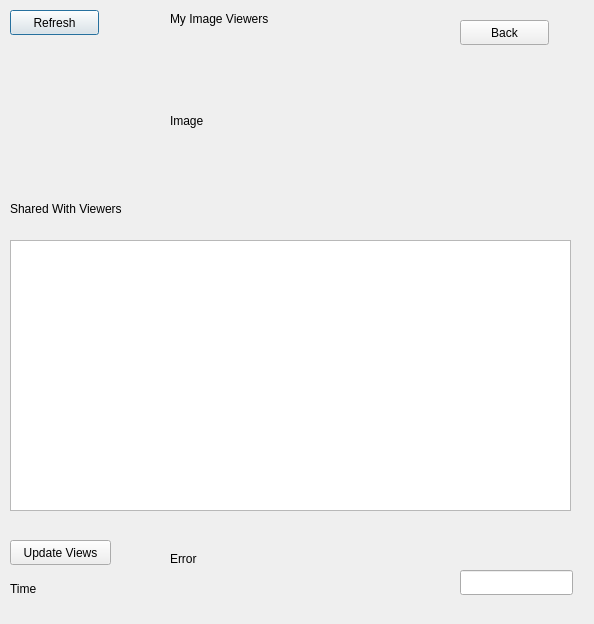
<?xml version="1.0" encoding="UTF-8"?>
<ui version="4.0">
 <class>EditMyImages</class>
 <widget class="QDialog" name="EditMyImages">
  <property name="geometry">
   <rect>
    <x>0</x>
    <y>0</y>
    <width>594</width>
    <height>624</height>
   </rect>
  </property>
  <property name="windowTitle">
   <string>Dialog</string>
  </property>
  <widget class="QPushButton" name="push_refresh">
   <property name="geometry">
    <rect>
     <x>10</x>
     <y>10</y>
     <width>89</width>
     <height>25</height>
    </rect>
   </property>
   <property name="text">
    <string>Refresh</string>
   </property>
  </widget>
  <widget class="QPushButton" name="push_back">
   <property name="geometry">
    <rect>
     <x>460</x>
     <y>20</y>
     <width>89</width>
     <height>25</height>
    </rect>
   </property>
   <property name="text">
    <string>Back</string>
   </property>
  </widget>
  <widget class="QLabel" name="lbl_user">
   <property name="geometry">
    <rect>
     <x>170</x>
     <y>10</y>
     <width>131</width>
     <height>17</height>
    </rect>
   </property>
   <property name="text">
    <string>My Image Viewers</string>
   </property>
  </widget>
  <widget class="QLabel" name="lbl_image">
   <property name="geometry">
    <rect>
     <x>170</x>
     <y>70</y>
     <width>221</width>
     <height>101</height>
    </rect>
   </property>
   <property name="text">
    <string>Image</string>
   </property>
  </widget>
  <widget class="QLabel" name="label">
   <property name="geometry">
    <rect>
     <x>10</x>
     <y>200</y>
     <width>471</width>
     <height>17</height>
    </rect>
   </property>
   <property name="text">
    <string>Shared With Viewers</string>
   </property>
  </widget>
  <widget class="QListWidget" name="listWidget">
   <property name="geometry">
    <rect>
     <x>10</x>
     <y>240</y>
     <width>561</width>
     <height>271</height>
    </rect>
   </property>
  </widget>
  <widget class="QPushButton" name="push_update_views">
   <property name="geometry">
    <rect>
     <x>10</x>
     <y>540</y>
     <width>101</width>
     <height>25</height>
    </rect>
   </property>
   <property name="text">
    <string>Update Views</string>
   </property>
  </widget>
  <widget class="QLineEdit" name="line_views">
   <property name="geometry">
    <rect>
     <x>460</x>
     <y>570</y>
     <width>113</width>
     <height>25</height>
    </rect>
   </property>
  </widget>
  <widget class="QLabel" name="lbl_result">
   <property name="geometry">
    <rect>
     <x>170</x>
     <y>550</y>
     <width>67</width>
     <height>17</height>
    </rect>
   </property>
   <property name="text">
    <string>Error</string>
   </property>
  </widget>
  <widget class="QLabel" name="lbl_time">
   <property name="geometry">
    <rect>
     <x>10</x>
     <y>580</y>
     <width>471</width>
     <height>17</height>
    </rect>
   </property>
   <property name="text">
    <string>Time</string>
   </property>
  </widget>
 </widget>
 <resources/>
 <connections/>
</ui>
